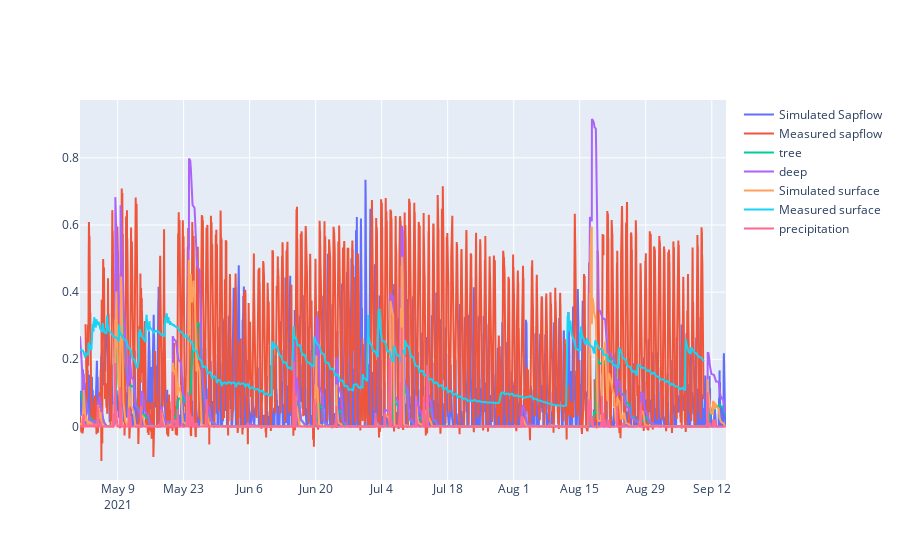

Write notebook code for a chart like this one.
### Markdown cell above
I need a rule that if theres water in the reservoir but pet is above certain treshold you will move less water

### Code cell
fig = go.Figure()
# fig.add_trace(go.Scatter(x=dates, y=pet,
#                     mode='lines',
#                     name='PET'))
fig.add_trace(go.Scatter(x=dates, y=sapflow,
                    mode='lines',
                    name='Simulated Sapflow'))
fig.add_trace(go.Scatter(x=dates, y=sf_orig,
                    mode='lines',
                    name='Measured sapflow'))
fig.add_trace(go.Scatter(x=dates, y=tree,
                    mode='lines',
                    name='tree'))
fig.add_trace(go.Scatter(x=dates, y=deep_fracture,
                    mode='lines',
                    name='deep'))
fig.add_trace(go.Scatter(x=dates, y=surface_fracture,
                    mode='lines',
                    name='Simulated surface'))
fig.add_trace(go.Scatter(x=dates, y=sm_orig,
                    mode='lines',
                    name='Measured surface'))
fig.add_trace(go.Scatter(x=dates, y=precipitation,
                    mode='lines',
                    name='precipitation'))


fig.show()

fig.write_html(path_output +'stockflow'+'.html')

### Figure 1 — Plotly figure (JSON) as saved in the notebook; plotly's stock layout.template omitted (floating-point values rounded to 4 significant figures; data arrays with more than 128 entries replaced by an {"elided": "..."} marker saying what was removed)
{"data": [{"mode": "lines", "name": "Simulated Sapflow", "type": "scatter", "x": {"elided": "6577 str values"}, "y": {"elided": "6577 float values"}}, {"mode": "lines", "name": "Measured sapflow", "type": "scatter", "x": {"elided": "6577 str values"}, "y": {"elided": "6351 float values"}}, {"mode": "lines", "name": "tree", "type": "scatter", "x": {"elided": "6577 str values"}, "y": {"elided": "6577 float values"}}, {"mode": "lines", "name": "deep", "type": "scatter", "x": {"elided": "6577 str values"}, "y": {"elided": "6577 float values"}}, {"mode": "lines", "name": "Simulated surface", "type": "scatter", "x": {"elided": "6577 str values"}, "y": {"elided": "6577 float values"}}, {"mode": "lines", "name": "Measured surface", "type": "scatter", "x": {"elided": "6577 str values"}, "y": {"elided": "6351 float values"}}, {"mode": "lines", "name": "precipitation", "type": "scatter", "x": {"elided": "6577 str values"}, "y": {"elided": "6577 float values"}}], "layout": {}}
